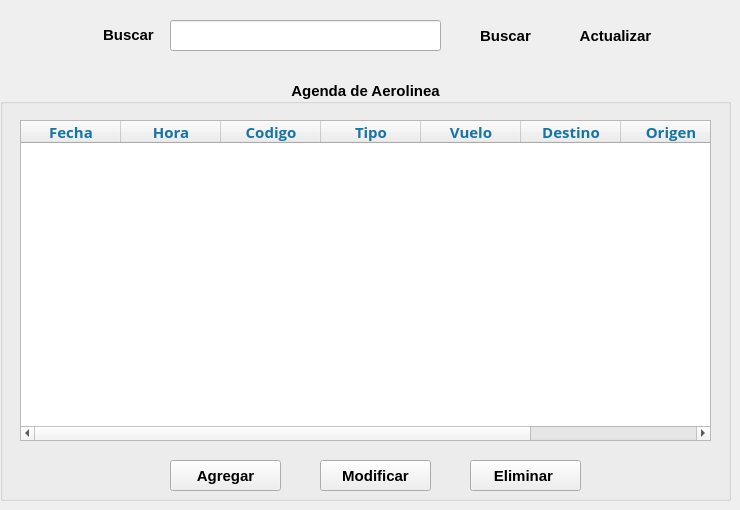
       <widget class="QWidget" name="pg_agendaAerolinea">
        <widget class="QGroupBox" name="groupBox_39">
         <property name="geometry">
          <rect>
           <x>0</x>
           <y>80</y>
           <width>731</width>
           <height>421</height>
          </rect>
         </property>
         <property name="font">
          <font>
           <family>Nirmala UI</family>
           <pointsize>11</pointsize>
           <weight>75</weight>
           <bold>true</bold>
          </font>
         </property>
         <property name="title">
          <string>Agenda de Aerolinea</string>
         </property>
         <property name="alignment">
          <set>Qt::AlignCenter</set>
         </property>
         <widget class="QTableWidget" name="tb_vistaAerolinea">
          <property name="geometry">
           <rect>
            <x>20</x>
            <y>40</y>
            <width>691</width>
            <height>321</height>
           </rect>
          </property>
          <property name="font">
           <font>
            <family>Open Sans</family>
            <weight>1</weight>
            <italic>false</italic>
            <bold>false</bold>
           </font>
          </property>
          <property name="styleSheet">
           <string notr="true">color : rgb(0,0,0);
font: 9 pt &quot;Open Sans&quot;</string>
          </property>
          <column>
           <property name="text">
            <string>Fecha</string>
           </property>
           <property name="font">
            <font>
             <family>Nirmala UI</family>
             <pointsize>11</pointsize>
             <weight>75</weight>
             <bold>true</bold>
            </font>
           </property>
           <property name="foreground">
            <brush brushstyle="SolidPattern">
             <color alpha="255">
              <red>22</red>
              <green>117</green>
              <blue>163</blue>
             </color>
            </brush>
           </property>
          </column>
          <column>
           <property name="text">
            <string>Hora</string>
           </property>
           <property name="font">
            <font>
             <family>Nirmala UI</family>
             <pointsize>11</pointsize>
             <weight>75</weight>
             <bold>true</bold>
            </font>
           </property>
           <property name="foreground">
            <brush brushstyle="SolidPattern">
             <color alpha="255">
              <red>22</red>
              <green>117</green>
              <blue>163</blue>
             </color>
            </brush>
           </property>
          </column>
          <column>
           <property name="text">
            <string>Codigo</string>
           </property>
           <property name="font">
            <font>
             <family>Nirmala UI</family>
             <pointsize>11</pointsize>
             <weight>75</weight>
             <bold>true</bold>
            </font>
           </property>
           <property name="foreground">
            <brush brushstyle="SolidPattern">
             <color alpha="255">
              <red>22</red>
              <green>117</green>
              <blue>163</blue>
             </color>
            </brush>
           </property>
          </column>
          <column>
           <property name="text">
            <string>Tipo</string>
           </property>
           <property name="font">
            <font>
             <family>Nirmala UI</family>
             <pointsize>11</pointsize>
             <weight>75</weight>
             <bold>true</bold>
            </font>
           </property>
           <property name="foreground">
            <brush brushstyle="SolidPattern">
             <color alpha="255">
              <red>22</red>
              <green>117</green>
              <blue>163</blue>
             </color>
            </brush>
           </property>
          </column>
          <column>
           <property name="text">
            <string>Vuelo</string>
           </property>
           <property name="font">
            <font>
             <family>Nirmala UI</family>
             <pointsize>11</pointsize>
             <weight>75</weight>
             <bold>true</bold>
            </font>
           </property>
           <property name="foreground">
            <brush brushstyle="SolidPattern">
             <color alpha="255">
              <red>22</red>
              <green>117</green>
              <blue>163</blue>
             </color>
            </brush>
           </property>
          </column>
          <column>
           <property name="text">
            <string>Destino</string>
           </property>
           <property name="font">
            <font>
             <family>Nirmala UI</family>
             <pointsize>11</pointsize>
             <weight>75</weight>
             <bold>true</bold>
            </font>
           </property>
           <property name="foreground">
            <brush brushstyle="SolidPattern">
             <color alpha="255">
              <red>22</red>
              <green>117</green>
              <blue>163</blue>
             </color>
            </brush>
           </property>
          </column>
          <column>
           <property name="text">
            <string>Origen</string>
           </property>
           <property name="font">
            <font>
             <family>Nirmala UI</family>
             <pointsize>11</pointsize>
             <weight>75</weight>
             <bold>true</bold>
            </font>
           </property>
           <property name="foreground">
            <brush brushstyle="SolidPattern">
             <color alpha="255">
              <red>22</red>
              <green>117</green>
              <blue>163</blue>
             </color>
            </brush>
           </property>
          </column>
          <column>
           <property name="text">
            <string>Estado</string>
           </property>
           <property name="font">
            <font>
             <family>Nirmala UI</family>
             <pointsize>11</pointsize>
             <weight>75</weight>
             <bold>true</bold>
            </font>
           </property>
           <property name="foreground">
            <brush brushstyle="SolidPattern">
             <color alpha="255">
              <red>22</red>
              <green>117</green>
              <blue>163</blue>
             </color>
            </brush>
           </property>
          </column>
         </widget>
         <widget class="QPushButton" name="bt_agregarVA">
          <property name="geometry">
           <rect>
            <x>170</x>
            <y>380</y>
            <width>111</width>
            <height>31</height>
           </rect>
          </property>
          <property name="font">
           <font>
            <family>Nirmala UI</family>
            <pointsize>11</pointsize>
            <weight>75</weight>
            <bold>true</bold>
           </font>
          </property>
          <property name="cursor">
           <cursorShape>PointingHandCursor</cursorShape>
          </property>
          <property name="styleSheet">
           <string notr="true">QPushButton:hover
{
	border-style: solid;
   	background-color:#bbdefb;

}

QPushButton:pressed
{
	background-color:#0069c0;
}</string>
          </property>
          <property name="text">
           <string>Agregar</string>
          </property>
          <property name="iconSize">
           <size>
            <width>40</width>
            <height>50</height>
           </size>
          </property>
          <property name="flat">
           <bool>false</bool>
          </property>
         </widget>
         <widget class="QPushButton" name="bt_modificarVA">
          <property name="geometry">
           <rect>
            <x>320</x>
            <y>380</y>
            <width>111</width>
            <height>31</height>
           </rect>
          </property>
          <property name="font">
           <font>
            <family>Nirmala UI</family>
            <pointsize>11</pointsize>
            <weight>75</weight>
            <bold>true</bold>
           </font>
          </property>
          <property name="cursor">
           <cursorShape>PointingHandCursor</cursorShape>
          </property>
          <property name="styleSheet">
           <string notr="true">QPushButton:hover
{
	border-style: solid;
   	background-color:#bbdefb;

}

QPushButton:pressed
{
	background-color:#0069c0;
}</string>
          </property>
          <property name="text">
           <string>Modificar</string>
          </property>
          <property name="iconSize">
           <size>
            <width>40</width>
            <height>50</height>
           </size>
          </property>
          <property name="default">
           <bool>false</bool>
          </property>
          <property name="flat">
           <bool>false</bool>
          </property>
         </widget>
         <widget class="QPushButton" name="bt_eliminarVA">
          <property name="geometry">
           <rect>
            <x>470</x>
            <y>380</y>
            <width>111</width>
            <height>31</height>
           </rect>
          </property>
          <property name="font">
           <font>
            <family>Nirmala UI</family>
            <pointsize>11</pointsize>
            <weight>75</weight>
            <bold>true</bold>
           </font>
          </property>
          <property name="cursor">
           <cursorShape>PointingHandCursor</cursorShape>
          </property>
          <property name="styleSheet">
           <string notr="true">QPushButton:hover
{
	border-style: solid;
   	background-color:#bbdefb;

}

QPushButton:pressed
{
	background-color:#0069c0;
}</string>
          </property>
          <property name="text">
           <string>Eliminar </string>
          </property>
          <property name="iconSize">
           <size>
            <width>40</width>
            <height>50</height>
           </size>
          </property>
          <property name="default">
           <bool>false</bool>
          </property>
          <property name="flat">
           <bool>false</bool>
          </property>
         </widget>
        </widget>
        <widget class="QLabel" name="label_cerrarsesion_104">
         <property name="geometry">
          <rect>
           <x>90</x>
           <y>20</y>
           <width>81</width>
           <height>31</height>
          </rect>
         </property>
         <property name="font">
          <font>
           <family>Nirmala UI</family>
           <pointsize>11</pointsize>
           <weight>75</weight>
           <bold>true</bold>
          </font>
         </property>
         <property name="text">
          <string>&lt;html&gt;&lt;head/&gt;&lt;body&gt;&lt;p align=&quot;center&quot;&gt;&lt;span style=&quot; color:#000000;&quot;&gt;Buscar &lt;/span&gt;&lt;/p&gt;&lt;/body&gt;&lt;/html&gt;</string>
         </property>
        </widget>
        <widget class="QPushButton" name="bt_buscarAgenda_Aerolinea">
         <property name="geometry">
          <rect>
           <x>460</x>
           <y>20</y>
           <width>91</width>
           <height>31</height>
          </rect>
         </property>
         <property name="font">
          <font>
           <family>Nirmala UI</family>
           <pointsize>11</pointsize>
           <weight>75</weight>
           <bold>true</bold>
          </font>
         </property>
         <property name="cursor">
          <cursorShape>PointingHandCursor</cursorShape>
         </property>
         <property name="styleSheet">
          <string notr="true">QPushButton:hover
{
	border-style: solid;
   	background-color:#bbdefb;

}

QPushButton:pressed
{
	background-color:#0069c0;
}</string>
         </property>
         <property name="text">
          <string>Buscar</string>
         </property>
         <property name="icon">
          <iconset>
           <normaloff>../Ventanas/Icons/buscar.png</normaloff>../Ventanas/Icons/buscar.png</iconset>
         </property>
         <property name="iconSize">
          <size>
           <width>30</width>
           <height>50</height>
          </size>
         </property>
         <property name="flat">
          <bool>true</bool>
         </property>
        </widget>
        <widget class="QLineEdit" name="le_buscarAgendaAerolinea">
         <property name="geometry">
          <rect>
           <x>170</x>
           <y>20</y>
           <width>271</width>
           <height>31</height>
          </rect>
         </property>
         <property name="font">
          <font>
           <family>Open Sans</family>
           <pointsize>9</pointsize>
          </font>
         </property>
         <property name="toolTip">
          <string/>
         </property>
         <property name="inputMask">
          <string/>
         </property>
         <property name="text">
          <string/>
         </property>
         <property name="placeholderText">
          <string/>
         </property>
        </widget>
        <widget class="QPushButton" name="bt_refreshAgenda_Aerolinea">
         <property name="geometry">
          <rect>
           <x>560</x>
           <y>20</y>
           <width>111</width>
           <height>31</height>
          </rect>
         </property>
         <property name="font">
          <font>
           <family>Nirmala UI</family>
           <pointsize>11</pointsize>
           <weight>75</weight>
           <bold>true</bold>
          </font>
         </property>
         <property name="cursor">
          <cursorShape>PointingHandCursor</cursorShape>
         </property>
         <property name="styleSheet">
          <string notr="true">QPushButton:hover
{
	border-style: solid;
   	background-color:#bbdefb;

}

QPushButton:pressed
{
	background-color:#0069c0;
}</string>
         </property>
         <property name="text">
          <string>Actualizar</string>
         </property>
         <property name="icon">
          <iconset>
           <normaloff>../Ventanas/Icons/recarga.png</normaloff>../Ventanas/Icons/recarga.png</iconset>
         </property>
         <property name="iconSize">
          <size>
           <width>30</width>
           <height>40</height>
          </size>
         </property>
         <property name="flat">
          <bool>true</bool>
         </property>
        </widget>
       </widget>
